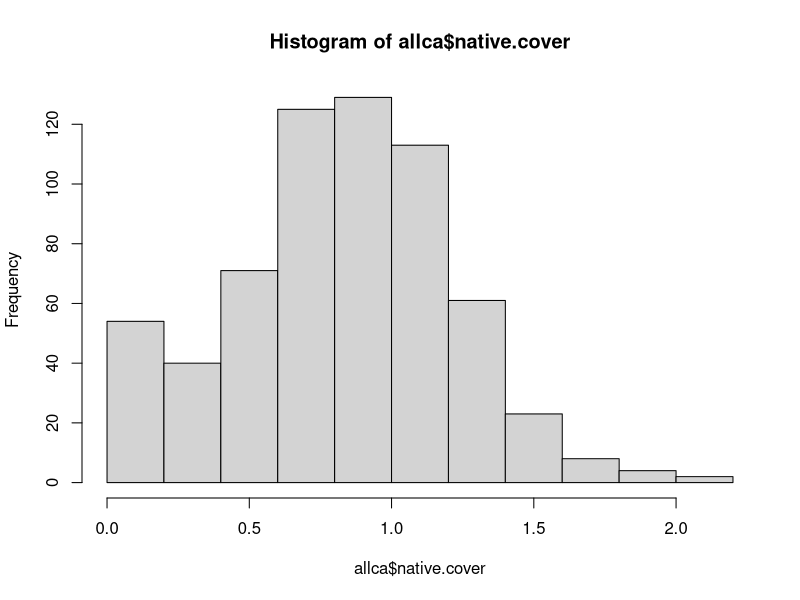

Write R code to recreate this figure. (Note: this script raises an error after producing the figure.)
#### Analysis of drought treatments, CA 
#### how does drought effect native species in the different seeded communities? with 
#### different community CWM traits? and/or with our distance from targets?
#### 2 Q's: Are DT communities more tolerant of drought than random? than FD? 

## packages
library(tidyverse)
library(lme4)
library(lmerTest)

## load in data, clean and modify columns
# CA
comp.ca <- read.csv("data/comp_ca.csv") #read in California comp data
comp.ca$fesper.seeded <- as.factor(comp.ca$fesper.seeded)
comp.ca$fesper.present <- as.factor(comp.ca$fesper.present)
comp.ca$water <- as.factor(comp.ca$water)
comp.ca$year<-as.factor(comp.ca$Year)
comp.ca$trt <- as.factor(comp.ca$trt)
comp.ca$block <- as.factor(comp.ca$block)
comp.ca$trt <- tolower(comp.ca$trt) #make these lower to match cwm dataframe
comp.ca <- comp.ca %>% mutate(trt = str_replace(trt, "^r$", "rand")) #make r match rand in cwm df

cwm.ca <- read.csv("data/cwm_ca.csv")# California CWM data
cwm.ca <- cwm.ca %>% filter(year != "0") #remove predicted/target communities
cwm.ca$year <- as.factor(cwm.ca$year)
#make new sequence column
cwm.ca <- cwm.ca %>% mutate(yrorder = ifelse(year=="2021","1",
                                      ifelse(year=="2022","2",
                                      ifelse(year=="2023","3","0"))))
cwm.ca$yrorder <- as.numeric(cwm.ca$yrorder)
#add plot ID column (but give NA to target/predicted communities)
cwm.ca <- cwm.ca %>% 
  mutate(plot = paste(block, trt, sep = "."))
cwm.ca <- cwm.ca %>% filter(year != "0") #remove predicted/target communities

cwmFD <- read.csv("data/cwm_raoq_ca.csv") #add FD for traits that need it (rootdiam)
cwmFD <- cwmFD %>% select(block,trt,year,water,rootdiam) #only columns we need
cwm.ca <- merge(cwm.ca,cwmFD, all.x=T)
cwm.ca <- cwm.ca %>% select(-Rdiam) #remove CWM rootdiam column to avoid confusion

# combine to master df (remove spp columns for now)
allca <- merge(comp.ca[,-c(18:53,55:66)],cwm.ca,  #this merge drops monoculture plots
               by.y=c("year","trt","block","water"), 
               by.x=c("Year","trt","block","water"))
allca$trt <- as.factor(allca$trt)

# also combine CWM_distances dataframe to master df 
cadist <- read.csv("data/cwm_distances_ca.csv")
cadist <- cadist %>% select(-X) #%>% filter(trt.b.y!="target")
#break apart distances ID to make wider and merge together
cadist <- separate(cadist, trt.b.y, into = c("trt", "block", "year"), sep = "\\.")
cadist <- cadist %>% filter(trt!="target")

#cadist <- cadist %>% mutate(trt = str_replace(trt, "^r$", "rand")) #make r match rand in cwm df
allca <- merge(allca,cadist, 
               by.y=c("year","trt","block"), 
               by.x=c("Year","trt","block"), all=T)
allca$trt <- as.factor(allca$trt)
allca$plot.y <- as.factor(allca$plot.y)
allca$Year <- as.factor(allca$Year)

### how many WY 2022+2023 data need to be dropped from CWM calculations 
test <- allca %>% 
  mutate(propnative = native.cover/(native.cover+inv.grass.cov)*100) %>%
  filter(propnative < 80)
table(test$Year)
table(comp.ca$year)
(9+18+57)/(210*3)*100 # only 13% total observation to remove
allca <- allca %>% 
  mutate(propnative = native.cover/(native.cover+inv.grass.cov)*100)

#make dought column
allca <- allca %>% mutate(drought = ifelse(water=="0.5","drt","cntl"))

## Ensure levels are correctly compared in models
allca$trt <- relevel(allca$trt, ref = "rand") # random as reference level
allca$drought <- as.factor(allca$drought)
allca$drought <- relevel(allca$drought, ref = "cntl") # water as reference level (drought = treatment)

#for vizuals
droughtcols <- c("cntl"="skyblue", "drt"="tomato") #create variable for color

### data summary
# look at response variable in each dataset
# CA
hist(allca$native.cover) # native cover in CA is not skewed
## I am transforming WY data for normality, doing so here to match, little
## to no differences in model from this change.
# hist(sqrt(allca$native.cover)) # transform to match, but does not need (all models match both ways)
allca <- allca %>% 
  mutate(nativecov_tran = sqrt(native.cover))

#### remove all plots where CWM could not be validly calculated
suballca <- allca %>% filter(propnative >= 80)

#### Linear models of native cover ~ treatments:
### Cover-only model:
#m0.ca <- lmer(sqrt(native.cover) ~ trt * water + (1 | Year) + (1 | plot.y), data = test)
## I am getting a singularity error (probably from very small variance in random effects)
## models runs with warning, but removing plot for now since it encapsulates 
## essentially 0 variance.

### current cover-only model: (extremely similar w/ sqrt)
### (unsebsetted data could be used for this model)
m1.ca <- lmer(sqrt(native.cover) ~ trt * drought + (1 | Year), data = suballca)
summary(m1.ca) 
anova(m1.ca) #effect of water
emm.ca <- emmeans(m1.ca, c("trt","drought"))
pairs(emm.ca,simple="trt")
#view
ggplot(suballca, aes(y=native.cover,x=trt,fill=drought))+
  geom_boxplot()+
  scale_fill_manual(values=droughtcols)#+
  facet_wrap(~Year)

### CWM trait model: (individual models only right now)
### These models show how CWM effected the relationship with an environmental
### variable across the whole site
#lma model
m2lma.ca <- lmer(sqrt(native.cover) ~ drought * LMA + (1 | Year), data = suballca)
summary(m2lma.ca) 
anova(m2lma.ca) #drought and lma important
emm.ca <- emmeans(m2lma.ca, c("drought","LMA"))
pairs(emm.ca)
#view
ggplot(suballca, aes(y=native.cover,x=LMA,color=drought))+
  geom_point()+
  geom_smooth(method = "lm")+
  scale_color_manual(values=droughtcols)+
  xlim(-.8,1.5) #+ #remove outlier?
  facet_wrap(~Year)
#compare
anova(m1.ca,m2lma.ca) #Equivalent fit as model with seeding
#seed mass model
m2sm.ca <- lmer(sqrt(native.cover) ~ drought * seed.mass + (1 | Year), data = suballca)
summary(m2sm.ca) 
anova(m2sm.ca) #only drought
emm.ca <- emmeans(m2sm.ca, c("seed.mass","drought"))
pairs(emm.ca)
#view
ggplot(suballca, aes(y=native.cover,x=seed.mass,color=drought))+
  geom_point()+
  geom_smooth(method = "lm")+
  scale_color_manual(values=droughtcols)#+
  facet_wrap(~Year)
#compare
anova(m1.ca,m2sm.ca) #Not as good as seeding trt
anova(m2lma.ca,m2sm.ca) #same as lma? lma has lower AIC tho
#rootdiam model
suballca$rootdiam <- normalize(suballca$rootdiam) # normalize FD
m2rd.ca2 <- lmer(sqrt(native.cover) ~ drought * rootdiam + (1 | Year), data = suballca)
summary(m2rd.ca2) 
anova(m2rd.ca2) #only drought important (Rdiam was, but not really relevant)
emm.ca <- emmeans(m2rd.ca, c("rootdiam","drought"))
pairs(emm.ca)
#view
ggplot(suballca, aes(y=native.cover,x=rootdiam,color=drought))+
  geom_point()+
  geom_smooth(method = "lm")+
  scale_color_manual(values=droughtcols)#+
facet_wrap(~Year)
#compare
anova(m1.ca,m2rd.ca) #Equivalent fit as model with seeding
anova(m2lma.ca,m2rd.ca) #same as lma? lma has lower AIC tho
anova(m2sm.ca,m2rd.ca) #same as sm? sm has WAY lower AIC tho
### Multivariate traits model/ value?

### CWM distance model: 
hist(suballca$dist)
hist(sqrt(suballca$dist))
## trt can be dropped
m3.ca <- lmer(sqrt(native.cover) ~ trt * dist * drought + (1 | Year), data = suballca)
summary(m3.ca)
anova(m3.ca) #cov effected by drought, and dist:drought int.
emm.ca <- emmeans(m3.ca, c("dist","trt","drought"))#,"dist"))
pairs(emm.ca)#,simple="drought") #at an average distance from target how does cover vary as a result of the other vars
emmeans(m3.ca,pairwise~"drought","trt")
contrast(emm.ca)

#view
ggplot(suballca, aes(y=native.cover,x=dist,color=drought))+
  #geom_point()+
  geom_point(alpha=.3, pch=20)+
  geom_smooth(method = "lm")+
  #scale_color_manual(values=droughtcols)+
  facet_wrap(~trt,scales="free")+
  theme_classic()
#compare
anova(m1.ca,m3.ca) #Better than seeding trt alone!(more like the same as)
anova(m2lma.ca,m3.ca) #NOT better than/equivalent to LMA or rootdiam CWM
anova(m2sm.ca,m3.ca) #slightly better than CWM sm alone
#when not including trt w/ dist*drought is a strong model
#drought is highly correlated with out ability to hit our targets

#figures to easily view three-way interaction (one uses trt as x-axis, th other uses dist)
# #x <- ggpredict(m3.ca,c("dist [all]","drought","trt"), type="re"),"drought")),type = "re") #all smooths lines
# #ca_threeway <- plot(x, alpha = .1, show_title = F)+
#   labs(y="cover native species", x="Euclidian distance from target", col="seeding trt")+
#   theme_classic()
# x <- ggpredict(m3.ca,c("trt","dist","drought")) #all smooths lines
# plot(x)+
#   theme_classic()

ggplot(suballca, aes(y=native.cover,x=dist,color=trt))+
  #geom_point()+
  geom_smooth(method = "lm",alpha=.25)+
  #scale_color_manual(values=droughtcols)+
  facet_wrap(~drought)+
  theme_classic()
ggplot(suballca, aes(y=native.cover,x=dist,color=drought))+
  #geom_point()+
  geom_smooth(method = "lm",alpha=.25)+
  scale_color_manual(values=droughtcols)+
  facet_wrap(~trt)+
  theme_classic()
#save some for presentation 1/19
#CWM models
#lma
lma.p <- ggplot(suballca, aes(y=native.cover,x=LMA,color=drought))+
  geom_point(alpha=.3, pch=20)+
  geom_smooth(method = "lm")+
  scale_color_manual(values=droughtcols)+
  labs(y="cover native species")+
  theme_classic()+
  xlim(-.5,1.5) #+ #remove outlier?
#seedmass
sm.p <- ggplot(suballca, aes(y=native.cover,x=seed.mass,color=drought))+
  geom_point(alpha=.3, pch=20)+
  geom_smooth(method = "lm")+
  scale_color_manual(values=droughtcols)+
  labs(y="")+
  theme_classic()#+
facet_wrap(~Year)
#rootdiam
rd.p<- ggplot(suballca, aes(y=native.cover,x=rootdiam,color=drought))+
  geom_point(alpha=.3, pch=20)+
  geom_smooth(method = "lm")+
  scale_color_manual(values=droughtcols)+
  labs(y="")+
  theme_classic()#+
facet_wrap(~Year)

#alltogether
library(patchwork)
tiff("figures/drought models/drought_cwm_ca.tiff", res=400, height = 4,width =6, "in",compression = "lzw")
(lma.p + sm.p + rd.p + plot_layout(guides = 'collect')) 
dev.off()


###for 1/19
x <- ggpredict(m3.ca,c("dist [all]","drought","trt"), type = "re") #all smooths lines
tiff("figures/drought models/drought_mod_ca.tiff", res=400, height = 4,width =5, "in",compression = "lzw")
plot(x, alpha = .1, show_title = F)+
     labs(y="cover native species", x="Euclidian distance from target", col="drought trt")+
  scale_color_manual(values=c("darkblue","red4"))+
  theme_classic()
dev.off()
m3.ca <- lmer(sqrt(native.cover) ~ trt * dist * drought + (1 | Year), data = suballca)
capture.output(anova(m3.ca)[,c(3,5,6)], file="test.doc") #cov effected by drought, and dist:drought int.
emm.ca <- emmeans(m3.ca, c("dist","trt","drought"))#,"dist"))
?pairs(emm.ca,simple="drought") #at an average distance from target how does cover vary as a result of the other vars
emmeans(m3.ca,pairwise~"trt","drought")
contrast(emm.ca)
test(emmeans(m3.ca, pairwise ~drought*trt*dist, at = list(dist = 0)))
test(emmeans(m3.ca, pairwise ~drought*dist, at = list(dist = .36)))
test(emmeans(m3.ca, pairwise ~drought*dist, at = list(dist = 1)))

###CWM figs
tiff("figures/drought models/drought_cwm_ca.tiff", res=400, height = 2,width =7, "in",compression = "lzw")
(lma.p + sm.p + rd.p + plot_layout(guides = 'collect')) 
dev.off()
capture.output(anova(m2lma.ca)[,c(3,5,6)], file="test.doc") #cov effected by drought, and dist:drought int.
capture.output(anova(m2sm.ca)[,c(3,5,6)], file="test.doc") #cov effected by drought, and dist:drought int.
capture.output(anova(m2rd.ca)[,c(3,5,6)], file="test2.doc") #cov effected by drought, and dist:drought int.
